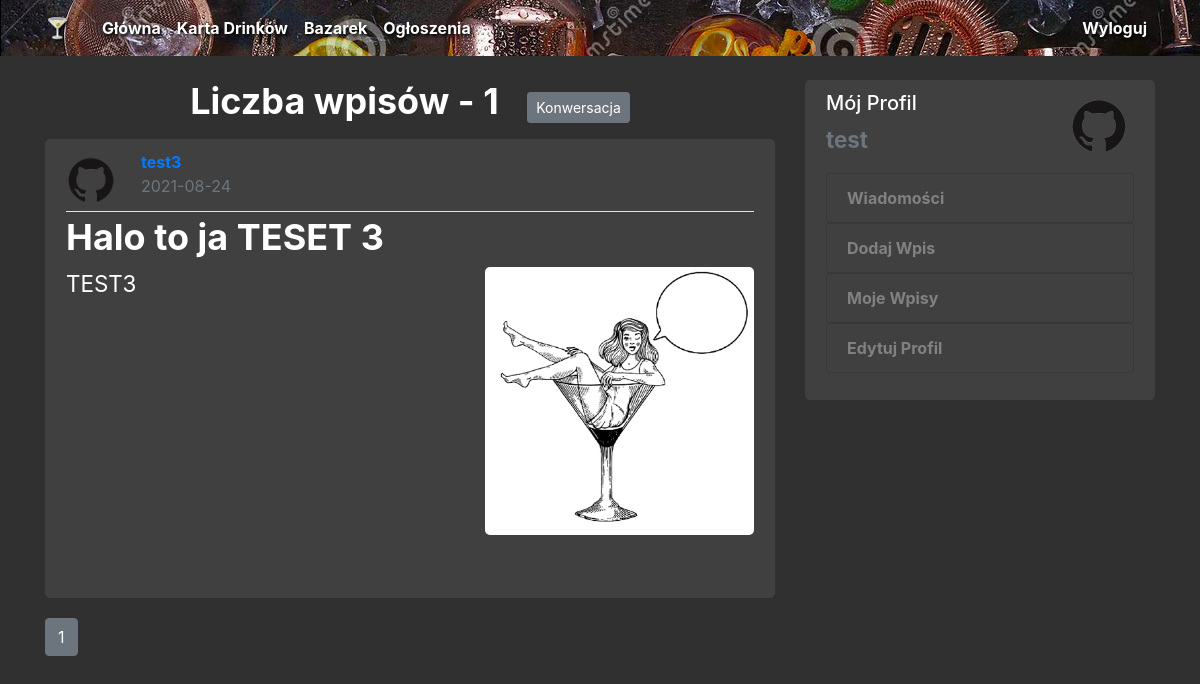
Screenshot of /user/test3 (signed in) with the database file from the repository.
### drinksblog/models.py (models this page shows, shortened)
class Post(db.Model):
    id = db.Column(db.Integer, primary_key=True)
    title = db.Column(db.String(100), nullable=False)
    date_posted = db.Column(db.DateTime, nullable=False, default=datetime.utcnow)
    content = db.Column(db.Text, nullable=False)
    picture1 = db.Column(db.String(20), nullable=False, default='default.png')
    picture2 = db.Column(db.String(20))
    picture3 = db.Column(db.String(20))
    user_id = db.Column(db.Integer, db.ForeignKey('user.id'), nullable=False)
    comments = db.relationship('Comment', backref='post', lazy='dynamic')

class User(db.Model, UserMixin):
    id = db.Column(db.Integer, primary_key=True)
    username = db.Column(db.String(20), unique=True, nullable=False)
    email = db.Column(db.String(120), unique=True, nullable=False)
    image_file = db.Column(db.String(20), nullable=False, default='default.jpg')
    authority = db.Column(db.Integer, nullable=False, default=0)
    password = db.Column(db.String(60), nullable=False)
    posts = db.relationship('Post', backref='author', lazy=True)
    comments = db.relationship('Comment', backref='author', lazy='dynamic')
    messages_sent = db.relationship('Message',
                                    foreign_keys='Message.sender_id',
                                    backref='author', lazy='dynamic')
    messages_received = db.relationship('Message',
                                        foreign_keys='Message.recipient_id',
                                        backref='recipient', lazy='dynamic')

### drinksblog/users/routes.py (the view)
@users.route("/user/<string:username>")
def user_posts(username):
    page = request.args.get('page', 1, type=int)
    user = User.query.filter_by(username=username).first_or_404()
    posts = Post.query.filter_by(author=user)\
        .order_by(Post.date_posted.desc())\
        .paginate(page=page, per_page=5)
    return render_template('user_posts.html', posts=posts, user=user)

### drinksblog/models.py (called while the page is built)
@login_manager.user_loader
def load_user(user_id):
    return User.query.get(int(user_id))

### drinksblog/templates/user_posts.html (shortened to what this page needs)
{% extends "layout.html" %}
{% block content %}
<div class="text-center">
<h3 style="display: inline-block" class="mb-3">Liczba wpisów - {{ posts.total }}</h3>
<a href=" {{ url_for('conversations.chat', recipient=user.username) }} "><button type="button" class="btn btn-secondary btn-outline btn-sm ml-4 mb-1" name="button">Konwersacja</button></a>
</div>
{% for post in posts.items %}
  <article class="media content-section">
    <div class="media-body">
        <div class="article-metadata d-md-block">
          <div class="row">
            <div class="col-xs-1">
              <img class="rounded-circle author-img" src="{{ url_for('static', filename='profile_pics/' + post.author.image_file) }}" alt="">
            </div>
            <div class="col-xs-4">
            <div class="author"><b><a class="mr-2" href="{{ url_for('users.user_posts', username=post.author.username) }}">{{ post.author.username }}</a></b></div>
            <small class="text-muted">{{ post.date_posted.strftime('%Y-%m-%d') }}</small>
            </div>
          </div>
        </div>
        <h3><a class="article-title" href="{{ url_for('posts.post', post_id=post.id) }}">{{ post.title }}</a></h3>
        <div class="row">
          <div class="col-xl-7">
          <p class="article-content">{{ post.content }}</p>
          </div>
          <div id="carouselExampleControls" class="carousel slide col-xl-5" data-ride="carousel">
            <div class="carousel-inner">
              <div class="carousel-item active">
                <img class="d-block w-100 article-img img-fluid" src="{{ url_for('static', filename='post_pics/'+post.picture1) }}" alt="First slide">    </div>
            </div>
            <a class="carousel-control-prev" href="#carouselExampleControls" role="button" data-slide="prev">
              <span class="carousel-control-prev-icon" aria-hidden="true"></span>
            </a>
            <a class="carousel-control-next" href="#carouselExampleControls" role="button" data-slide="next">
              <span class="carousel-control-next-icon" aria-hidden="true"></span>
            </a>
          </div>
      </div>
    </div>
  </article>
{% endfor %}
{% for page_num in posts.iter_pages(left_edge=1, right_edge=1, left_current=1, right_current=2) %}
  {% if page_num %}
    {% if posts.page == page_num %}
      <a class="btn btn-secondary mb-4" href="{{ url_for('users.user_posts', username=user.username, page=page_num) }}">{{ page_num }}</a>
    {% else %}
      <a class="btn btn-outline-secondary mb-4" href="{{ url_for('users.user_posts', username=user.username, page=page_num) }}">{{ page_num }}</a>
    {% endif %}
  {% else %}
    ...
  {% endif %}
{% endfor %}
{% endblock %}

### drinksblog/templates/layout.html (shortened to what this page needs)
<!DOCTYPE html>
<html>
<head>
    <link rel="stylesheet" href="https://maxcdn.bootstrapcdn.com/bootstrap/4.0.0/css/bootstrap.min.css">
    <link rel="stylesheet" type="text/css" href="{{ url_for('static', filename='main.css') }}">
</head>
<body>
 <header class="site-header">
      <nav class="navbar navbar-expand-md navbar-dark bg-steel fixed-top">
        <div class="container">
          <a class="navbar-brand mr-4" href="{{ url_for('main.home') }}">&#x1f378;</a>
          <div class="collapse navbar-collapse" id="navbarToggle">
            <div class="navbar-nav mr-auto">
              <a class="nav-item nav-link" href="{{ url_for('main.home') }}">Główna</a>
              <a class="nav-item nav-link" href="/about">Karta Drinków</a>
              <a class="nav-item nav-link" href="/">Bazarek</a>
              <a class="nav-item nav-link" href="/">Ogłoszenia</a>
            </div>
            <div class="navbar-nav">
              {% if current_user.is_authenticated %}
              <a class="nav-item nav-link" href="{{ url_for('users.logout') }}">Wyloguj</a>
              {% else %}
                <a class="nav-item nav-link" href="{{ url_for('users.login') }}">Logowanie</a>
                <a class="nav-item nav-link" href="{{ url_for('users.register') }}">Rejestracja</a>
                {% endif %}
            </div>
          </div>
        </div>
      </nav>
    </header>
    <main role="main" class="container">
      <div class="row">
        <div class="col-md-8">
          {% block content %}{% endblock %}
        </div>
        {% if current_user.is_authenticated %}
        <div class="col-md-4">
          <div class="content-section">
            <a style="text-decoration: white" href="{{ url_for('users.user_posts', username=current_user.username) }}">
            <h5>Mój Profil<img class="account-img-box" src="{{ url_for('static', filename='profile_pics/' + current_user.image_file) }}" alt=""></h5>
            </a>
            <p class='text-muted'><b>{{ current_user.username }}</b>
              <ul class="list-group">
                <a style="text-decoration: none" href="{{ url_for('conversations.messages') }}"><li class="list-group-item list-group-item-light">Wiadomości</li></a>
                <a style="text-decoration: none" href="{{ url_for('posts.new_post') }}"><li class="list-group-item list-group-item-light">Dodaj Wpis</li></a>
                <a style="text-decoration: none" href="{{ url_for('posts.post_type') }}"><li class="list-group-item list-group-item-light">Moje Wpisy</li></a>
                <a style="text-decoration: none" href="{{ url_for('users.update_account') }}"><li class="list-group-item list-group-item-light">Edytuj Profil</li></a>
              </ul>
            </p>
          </div>
        </div>
        {% endif %}
      </div>
    </main>
</body>
</html>

### drinksblog/static/main.css (style rules this page uses)
body { background: #303030; color: #33333; margin-top: 5rem; }
h3 { font-size: 4.5vh; font-weight: bold; }
small { font-size: 2.0vh; }
p { font-size: 2.8vh; }
.bg-steel { background-image: url("pngs/head.png"); background-color: #5f788a; font-weight: bold; text-shadow: #000000 0.1em 0.1em 0.2em; }
h1, h2, h3, h4, h5, h6 { color: #ffffff; }
.site-header .navbar-nav .nav-link { color: #ffffff; }
.content-section { background: #404040; padding: 10px 20px; border: 1px solid #404040; border-radius: 5px; margin-bottom: 20px; color: #ffffff; }
.list-group-item { background: #404040; font-weight: bold; }
.account-img-box { height: 70px; width: 70px; float: right; display: inline-block; border-radius: 3px; }
.author-img { height: 60px; width: 60px; margin-left: 10px; margin-right: 20px; }
.article-title { color: #ffffff; }
.article-content { color: #ffffff; white-space: pre-line; }
.article-img { height: 300px; width: 300px; }
.carousel-item { height: 40.0vh; }
.article-metadata { padding-bottom: 1px; margin-bottom: 4px; border-bottom: 1px solid #e3e3e3 }
.article-img { width: auto; height: auto; border-radius: 5px; }

### rows the page displays
Post: image_file (placeholder picture), author.username "test3", date_posted "2021-08-24", title "Halo to ja TESET 3", content "TEST3", picture1 (placeholder picture)
User: image_file (placeholder picture), username "test"

### other values shown
{{ posts.total }} "1"
{{ page_num }} "1"
